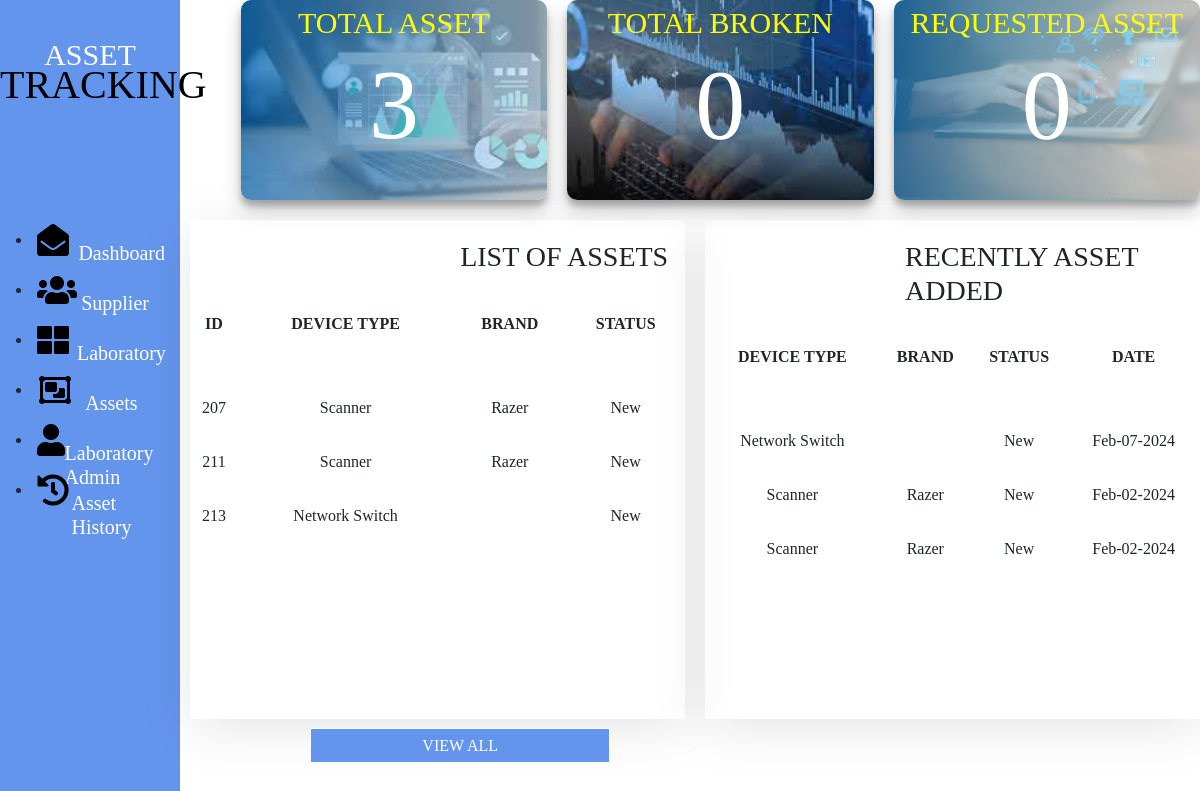
The page /myDashboard/insideLaboratory.php?id=421 on the database its author committed.
### tables this page shows
CREATE TABLE `transaction_table` (
  `trans_id` int(50) NOT NULL,
  `asset_id` int(50) NOT NULL,
  `lab_id` int(50) NOT NULL,
  `sup_id` int(50) NOT NULL,
  `asset_stat` varchar(50) NOT NULL,
  `trans_date` varchar(50) NOT NULL
);

CREATE TABLE `assets` (
  `asset_id` int(50) NOT NULL,
  `asset_brand` varchar(50) NOT NULL,
  `asset_type` varchar(50) NOT NULL,
  `asset_status` varchar(50) NOT NULL,
  `asset_desc` varchar(50) NOT NULL,
  `asset_quant` int(50) NOT NULL,
  `sup_id` int(50) NOT NULL
);

### myDashboard/insideLaboratory.php (the view, shortened to what this page needs)
<?php
require_once('db_connector.php');
$labId = $_GET["id"];
$sqlAsset = "SELECT COUNT(*) as total  FROM transaction_table WHERE lab_id = '$labId'";
$sqlBroken = "SELECT COUNT(asset_stat) as asset_status  FROM transaction_table WHERE asset_stat = 'broken' AND lab_id = '$labId'";
$sqlReq = "SELECT COUNT(lab_id) as req_id FROM request_asset WHERE lab_id = '$labId'";
$result = $connection->query($sqlAsset);
$resultBroken = $connection->query($sqlBroken);
$resultRequest = $connection->query($sqlReq);
if ($result) {
    $row = $result->fetch_assoc();
    $totalCountAsset = $row['total'];
}
if ($resultBroken) {
    $row = $resultBroken->fetch_assoc();
    $totalCountBroken = $row['asset_status'];
}
if ($resultRequest) {
    $row = $resultRequest->fetch_assoc();
    $totalCountReq = $row['req_id'];
}
?>
<?php
    include "templates/header.php";
?>
        <div class="content" id="content">
            <div class="displayAss">
                <div class = "insideLabDisplayTotal">
                    <div class = "totalAssetInside">TOTAL ASSET
                        <h5><?php echo $totalCountAsset; ?></h5>
                    </div>
                    <div class = "totalBrokenInside">TOTAL BROKEN
                        <h5><?php echo $totalCountBroken; ?></h5>
                    </div>
                    <div class = "requestedAsset">REQUESTED ASSET
                        <h5><?php echo $totalCountReq; ?></h5>
                    </div>
                </div>
                <div class = "tableDisplay">
                    <div class = "tableAssetDisplay">
                        <h3 id = "insListOfAsset">LIST OF ASSETS</h3>
                        <table class = "displayAssetIns" >
                            <thead >
                                <tr>
                                    <th id = "insAsset">ID</th>
                                    <th id = "insAsset">DEVICE TYPE</th>
                                    <th id = "insAsset">BRAND</th>
                                    <th id = "insAsset">STATUS</th>
                                </tr>
                            </thead>
                            <tbody  >
                                <?php
                                require_once('db_connector.php');
                                $labId = $_GET["id"];
                                    $sqlTrans = "SELECT transaction_table.trans_id as trans_id, assets.asset_type as asset_type, assets.asset_brand as asset_brand, assets.asset_status as asset_status, assets.asset_desc as asset_desc FROM transaction_table INNER JOIN assets on transaction_table.asset_id = assets.asset_id WHERE transaction_table.lab_id = '$labId'";
                                    $result = $connection->query($sqlTrans);
                                    while($row = $result->fetch_assoc()){
                                        echo "
                                        <tbody>
                                            <td    id = 'laboratoryRowAss'>$row[trans_id]</td>
                                            <td id = 'laboratoryRowAss' style = 'padding-left = 400px;'>$row[asset_type]</td>
                                            <td  id = 'laboratoryRowAss'>$row[asset_brand]</td>
                                            <td id = 'laboratoryRowAss'>$row[asset_status]</td>
                                        ";
                                    }
                                ?>
                            </tbody>
                        </table>
                    </div>
                        <button id = "viewAllBtnIns" >VIEW ALL</button>
                    <div class = "logsTable">
                        <h3 id = "recentlyTitleIns">RECENTLY ASSET ADDED</h3>
                        <table class = "displayAssetIns" >
                            <thead >
                                <tr>
                                    <th id = "insAssetd">DEVICE TYPE</th>
                                    <th id = "insAsset">BRAND</th>
                                    <th id = "insAsset">STATUS</th>
                                    <th id = "insAsset">DATE</th>
                                </tr>
                            </thead>
                            <tbody  >
                            <?php
                                require_once('db_connector.php');
                                $labId = $_GET["id"];
                                    $sqlTrans = "SELECT transaction_table.trans_id as trans_id, assets.asset_type as asset_type, assets.asset_brand as asset_brand, assets.asset_status as asset_status, assets.asset_desc as asset_desc, transaction_table.trans_date as trans_date FROM transaction_table INNER JOIN assets on transaction_table.asset_id = assets.asset_id WHERE transaction_table.lab_id = '$labId' ORDER BY trans_date DESC";
                                    $result = $connection->query($sqlTrans);
                                    while($row = $result->fetch_assoc()){
                                        echo "
                                        <tbody>
                                            <td    id = 'laboratoryRowAss'>$row[asset_type]</td>
                                            <td id = 'laboratoryRowAss' style = 'padding-left = 400px;'>$row[asset_brand]</td>
                                            <td  id = 'laboratoryRowAss'>$row[asset_status]</td>
                                            <td id = 'laboratoryRowAss'>$row[trans_date]</td>
                                        ";
                                    }
                                ?>
                            </tbody>
                        </table>
                    </div>
                </div>
            </div>
        </div>
    </div>
</body>
</html>

### myDashboard/newcss.css (style rules this page uses)
* { padding: 0; margin: 0; position: relative; font-family: 'Times New Roman', Times, serif; }
.content { width: 85%; }
tr { text-align: center; }
table { width: 100%; border-collapse: collapse; }
.displayAss { margin-left: 1%; }
.insideLabDisplayTotal { position: relative; display: flex; width: 100%; }
.totalBrokenInside { background-image: url("images/broke.jpeg"); background-repeat: no-repeat; background-size: cover; background-position: center; margin-left: 20px; }
.requestedAsset { background-image: url("images/request.png"); background-repeat: no-repeat; background-size: cover; margin-left: 20px; }
.totalAssetInside { margin-left: 5%; background-image: url("images/assetbackground.jpeg"); background-repeat: no-repeat; background-size: cover; }
.totalAssetInside, .totalBrokenInside ,.requestedAsset { text-align: center; font-size: 30px; width: 400px; box-shadow: rgba(0, 0, 0, 0.19) 0px 10px 20px, rgba(0, 0, 0, 0.23) 0px 6px 6px; border-radius: 10px; height: 200px; color: yellow; }
.totalAssetInside h5, .totalBrokenInside h5, .requestedAsset h5 { font-size: 100px; color: white; }
.tableDisplay { padding-top: 2%; display: flex; width: 100%; }
.tableAssetDisplay, .logsTable { padding-top: 20px; width: 50%; height: 499px; box-shadow: rgba(0, 0, 0, 0.1) 0px 10px 50px; overflow: hidden; }
.logsTable { margin-left: 20px; }
#insAsset { padding-top: 30px; padding-bottom: 30px; }
#laboratoryRowAss { padding-top: 30px; }
#viewAllBtnIns { width: 300px; margin-top: 508px; color: white; margin-left: 10%; background-color: #6495ED; border: 1px solid white; height: 35px; position: fixed; }
#insListOfAsset { transform: translateX(270px); }
#recentlyTitleIns { margin-left: 200px; }

### rows shown on the page
transaction_table: trans_id "207", asset.asset_type "Scanner", asset.asset_brand "Razer", asset.asset_status "New", trans_date "Feb-02-2024"
transaction_table: trans_id "211", asset.asset_type "Scanner", asset.asset_brand "Razer", asset.asset_status "New", trans_date "Feb-02-2024"
transaction_table: trans_id "213", asset.asset_type "Network Switch", asset.asset_status "New", trans_date "Feb-07-2024"

### other values the page prints
$totalCountAsset "3"
$totalCountBroken "0"
$totalCountReq "0"
